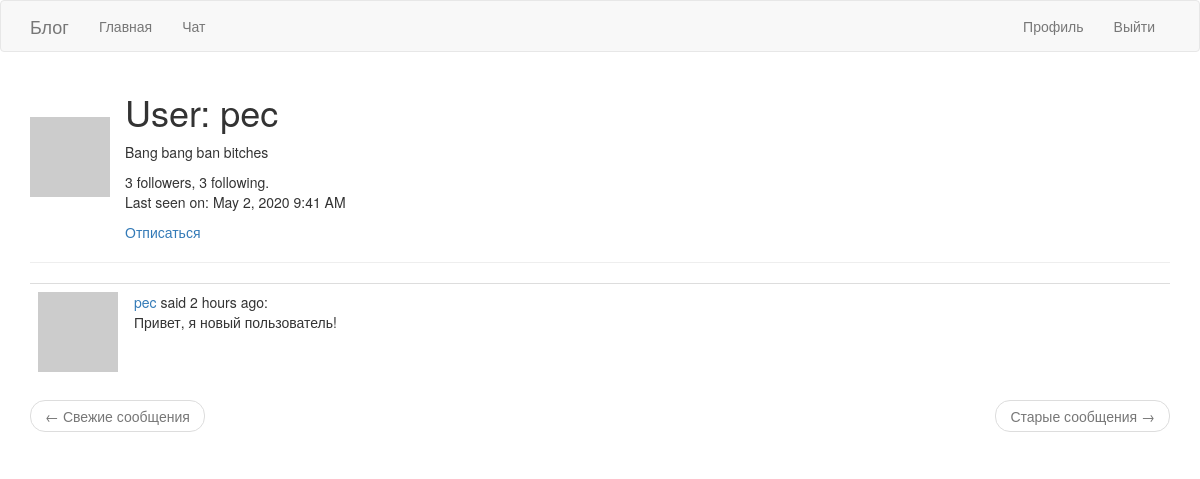
The app's page /user/pec (signed in) with its own data.
### app/models.py (models this page shows, shortened)
class User(UserMixin, db.Model):
    id = db.Column(db.Integer, primary_key=True)
    username = db.Column(db.String(64), index=True, unique=True)
    email = db.Column(db.String(120), index=True, unique=True)
    password_hash = db.Column(db.String(128))
    posts = db.relationship('Post', backref='author', lazy='dynamic')
    about_me = db.Column(db.String(140))
    last_seen = db.Column(db.DateTime, default=datetime.utcnow)
    subscribe = db.relationship(
        'User', secondary=followers,
        primaryjoin=(followers.c.follower_id == id),
        secondaryjoin=(followers.c.subscribe_id == id),
        backref=db.backref('followers', lazy='dynamic'), lazy='dynamic')
    def is_following(self, user):
        return self.subscribe.filter(
            followers.c.subscribe_id == user.id).count() > 0
    def avatar(self, size):
        digest = md5(self.email.lower().encode('utf-8')).hexdigest()
        return f"https://www.gravatar.com/avatar/{digest}?d=identicon&s={size}"

class Post(db.Model):
    id = db.Column(db.Integer, primary_key=True)
    body = db.Column(db.String(140))
    timestamp = db.Column(db.DateTime, index=True, default=datetime.utcnow)
    user_id = db.Column(db.Integer, db.ForeignKey('user.id'))

### app/routes.py (the view)
@app.route('/user/<username>')
@login_required
def user(username):
    user = User.query.filter_by(username=username).first_or_404()
    page = request.args.get('page', 1, type=int)
    posts = user.posts.order_by(Post.timestamp.desc()).paginate(
        page, app.config['POSTS_PER_PAGE'], False)
    next_url = url_for('user', username=user.username, page=posts.next_num) \
        if posts.has_next else None
    prev_url = url_for('user', username=user.username, page=posts.prev_num) \
        if posts.has_prev else None
    return render_template('user.html', user=user, posts=posts.items, prev_url=prev_url, next_url=next_url)

### app/models.py (called while the page is built)
@login.user_loader
def load_user(id):
    return User.query.get(int(id))

### app/routes.py (called while the page is built)
@app.before_request
def before_request():
    if current_user.is_authenticated:
        current_user.last_seen = datetime.utcnow()
        db.session.commit()

### app/templates/user.html
{% extends "base.html" %}
{% block app_content %}
        <div style="display: flex;
    align-items: center;">
            <div>
                <img src="{{ user.avatar(128) }}" alt="">
            </div>
            <div style="margin-left: 15px;">
                <h1>User: {{ user.username }}</h1>
                {% if user.about_me %}<p>{{ user.about_me }}</p>{% endif %}
                {{ user.followers.count() }} followers, {{ user.subscribe.count() }} following.
                {% if user.last_seen %}<p>Last seen on: {{ moment(user.last_seen).format('LLL') }}</p>{% endif %}
            {% if user == current_user %} <p><a href="{{ url_for('edit_profile') }}">Редактировать профиль</a></p>
                {% elif not current_user.is_following(user) %}
                <a href="{{ url_for('follow', username=user.username) }}">Подписаться</a>
                {% else %}
                <a href="{{ url_for('unfollow', username=user.username) }}">Отписаться</a>
            {% endif %}
            </div>
        </div>
    <hr>
    {% for post in posts %}
        {% include '_post.html' %}
    {% endfor %}
    <nav aria-label="...">
            <ul class="pager">
                <li class="previous{% if not prev_url %} disabled{% endif %}">
                    <a href="{{ prev_url or '#' }}">
                        <span aria-hidden="true">&larr;</span> Свежие сообщения
                    </a>
                </li>
                <li class="next{% if not next_url %} disabled{% endif %}">
                    <a href="{{ next_url or '#' }}">
                        Старые сообщения <span aria-hidden="true">&rarr;</span>
                    </a>
                </li>
            </ul>
        </nav>
{% endblock %}

### app/templates/_post.html
<table class="table ">
    <tr>
        <td width="70px">
            <a href="{{ url_for('user', username=post.author.username) }}">
                <img src="{{ post.author.avatar(70) }}" />
            </a>
        </td>
        <td>
            <a href="{{ url_for('user', username=post.author.username) }}">
                {{ post.author.username }}
            </a>
            said {{ moment(post.timestamp).fromNow() }}:
            <br>
            {{ post.body }}
        </td>
    </tr>
</table>

### records on screen
User: username "pec", about_me "Bang bang ban bitches", last_seen "May 2, 2020 9:41 AM"
Post: author.username "pec", timestamp "2 hours ago", body "Привет, я новый пользователь!"

### other values on screen
{{ user.followers.count() }} "3"
{{ user.subscribe.count() }} "3"
